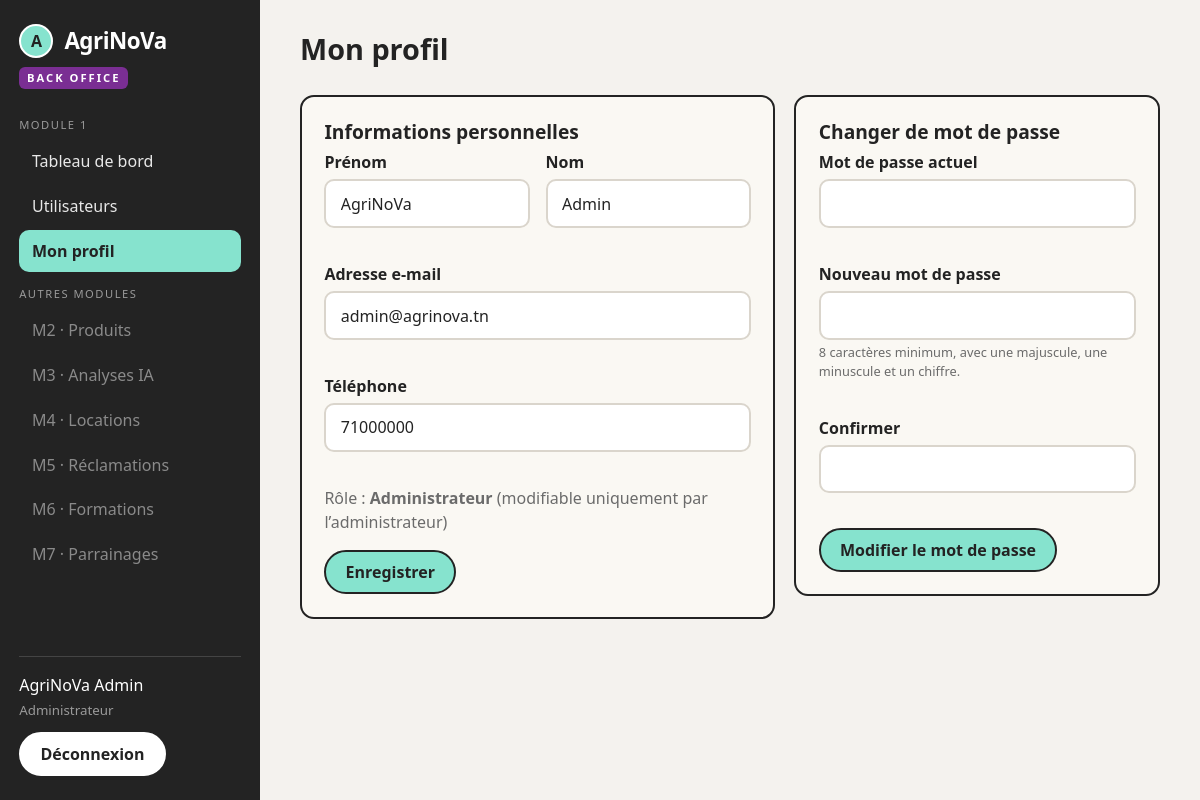
Screenshot of /index.php?action=profile (signed in) with the database file from the repository.
### tables this page shows
CREATE TABLE utilisateur (
    id_utilisateur INT AUTO_INCREMENT PRIMARY KEY,
    nom            VARCHAR(50)  NOT NULL,
    prenom         VARCHAR(50)  NOT NULL,
    email          VARCHAR(150) NOT NULL UNIQUE,
    mot_de_passe   VARCHAR(255) NOT NULL,              
    telephone      VARCHAR(20)  NOT NULL,
    id_role        INT          NOT NULL,
    statut         ENUM('actif', 'bloque') NOT NULL DEFAULT 'actif',
    date_creation  TIMESTAMP    NOT NULL DEFAULT CURRENT_TIMESTAMP,
    CONSTRAINT fk_utilisateur_role FOREIGN KEY (id_role) REFERENCES role(id_role)
);

CREATE TABLE role (
    id_role      INT AUTO_INCREMENT PRIMARY KEY,
    libelle      VARCHAR(30)  NOT NULL UNIQUE,
    description  VARCHAR(255) NOT NULL DEFAULT ''
);

### config/database.php (called while the page is built, shortened)
<?php
class Database
{
    private static ?PDO $pdo = null;
    public static function getConnexion(): PDO
    {
        if (self::$pdo === null) {
            try {
                self::$pdo = new PDO(
                    'mysql:host=' . DB_HOST . ';dbname=' . DB_NAME . ';charset=utf8mb4',
                    DB_USER,
                    DB_PASS,
                    [
                        PDO::ATTR_ERRMODE            => PDO::ERRMODE_EXCEPTION,
                        PDO::ATTR_DEFAULT_FETCH_MODE => PDO::FETCH_ASSOC,
                        PDO::ATTR_EMULATE_PREPARES   => false,
                    ]
                );
            } catch (PDOException $e) {
                error_log('Erreur de connexion BD : ' . $e->getMessage());
                http_response_code(500);
                die('Erreur : impossible de se connecter à la base de données. Vérifiez config/database.php.');
            }
        }
        return self::$pdo;
    }
}

### controllers/AuthController.php (called while the page is built, shortened)
<?php
require_once __DIR__ . '/../config/database.php';
require_once __DIR__ . '/../models/UserModel.php';
class AuthController
{
    private PDO $db;
    public function __construct()
    {
        $this->db = Database::getConnexion();
    }
    public static function currentUserId(): int
    {
        return (int) ($_SESSION['user_id'] ?? 0);
    }
    public function syncSession(): void
    {
        $user = $this->findById(self::currentUserId());
    }
    public function findById(int $id): ?UserModel
    {
        $stmt = $this->db->prepare(self::SELECT_USER . ' WHERE u.id_utilisateur = :id LIMIT 1');
        $stmt->execute(['id' => $id]);
        $row = $stmt->fetch();
        return $row ? UserModel::fromArray($row) : null;
    }
}

### models/UserModel.php (called while the page is built, shortened)
<?php
class UserModel
{
    private string $nom = '';
    private string $prenom = '';
    private string $email = '';
    private string $telephone = '';
    private string $role = '';
    public function getNom(): string { return $this->nom; }
    public function getPrenom(): string { return $this->prenom; }
    public function getEmail(): string { return $this->email; }
    public function getTelephone(): string { return $this->telephone; }
    public function getRole(): string { return $this->role; }
    public function setNom(string $nom): void { $this->nom = $nom; }
    public function setPrenom(string $prenom): void { $this->prenom = $prenom; }
    public function setEmail(string $email): void { $this->email = $email; }
    public function setTelephone(string $telephone): void { $this->telephone = $telephone; }
    public function setRole(string $role): void { $this->role = $role; }
    public static function fromArray(array $row): self
    {
        $user = new self();
        $user->setId((int) ($row['id_utilisateur'] ?? 0));
        $user->setNom((string) ($row['nom'] ?? ''));
        $user->setPrenom((string) ($row['prenom'] ?? ''));
        $user->setEmail((string) ($row['email'] ?? ''));
        $user->setMotDePasse((string) ($row['mot_de_passe'] ?? ''));
        $user->setTelephone((string) ($row['telephone'] ?? ''));
        $user->setIdRole((int) ($row['id_role'] ?? 0));
        $user->setRole((string) ($row['role'] ?? ''));
        $user->setStatut((string) ($row['statut'] ?? 'actif'));
        $user->setDateCreation((string) ($row['date_creation'] ?? ''));
        return $user;
    }
}

### views/profile.php (the view, shortened to what this page needs)
<?php
$values = $old ?: [
    'nom' => $user->getNom(), 'prenom' => $user->getPrenom(),
    'email' => $user->getEmail(), 'telephone' => $user->getTelephone(),
];
?>
<div class="profile-grid">
    <section class="panel">
        <h2>Informations personnelles</h2>
        <form method="post" action="index.php?action=profile" class="js-validate" novalidate>
            <div class="grid-2">
                <div class="field">
                    <label for="prenom">Prénom</label>
                    <input type="text" id="prenom" name="prenom" value="<?= old($values, 'prenom') ?>" class="<?= invalid($errors, 'prenom') ?>" data-rules="required|name" maxlength="50">
                    <?= fieldError($errors, 'prenom') ?>
                </div>
                <div class="field">
                    <label for="nom">Nom</label>
                    <input type="text" id="nom" name="nom" value="<?= old($values, 'nom') ?>" class="<?= invalid($errors, 'nom') ?>" data-rules="required|name" maxlength="50">
                    <?= fieldError($errors, 'nom') ?>
                </div>
            </div>
            <div class="field">
                <label for="email">Adresse e-mail</label>
                <input type="email" id="email" name="email" value="<?= old($values, 'email') ?>" class="<?= invalid($errors, 'email') ?>" data-rules="required|email" maxlength="150">
                <?= fieldError($errors, 'email') ?>
            </div>
            <div class="field">
                <label for="telephone">Téléphone</label>
                <input type="tel" id="telephone" name="telephone" value="<?= old($values, 'telephone') ?>" class="<?= invalid($errors, 'telephone') ?>" data-rules="required|phone" maxlength="20">
                <?= fieldError($errors, 'telephone') ?>
            </div>
            <p class="muted">Rôle : <b><?= e(roleLabel($user->getRole())) ?></b> (modifiable uniquement par l’administrateur)</p>
            <button type="submit" class="btn btn-primary">Enregistrer</button>
        </form>
    </section>
    <section class="panel">
        <h2>Changer de mot de passe</h2>
        <form method="post" action="index.php?action=profile" class="js-validate" novalidate>
            <div class="field">
                <label for="actuel">Mot de passe actuel</label>
                <input type="password" id="actuel" name="actuel" class="<?= invalid($pwdErrors, 'actuel') ?>" data-rules="required" autocomplete="current-password">
                <?= fieldError($pwdErrors, 'actuel') ?>
            </div>
            <div class="field">
                <label for="nouveau">Nouveau mot de passe</label>
                <input type="password" id="nouveau" name="nouveau" class="<?= invalid($pwdErrors, 'nouveau') ?>" data-rules="required|password" autocomplete="new-password">
                <small class="hint">8 caractères minimum, avec une majuscule, une minuscule et un chiffre.</small>
                <?= fieldError($pwdErrors, 'nouveau') ?>
            </div>
            <div class="field">
                <label for="confirmation_mdp">Confirmer</label>
                <input type="password" id="confirmation_mdp" name="confirmation" class="<?= invalid($pwdErrors, 'confirmation') ?>" data-rules="required|match:nouveau" autocomplete="new-password">
                <?= fieldError($pwdErrors, 'confirmation') ?>
            </div>
            <button type="submit" class="btn btn-primary">Modifier le mot de passe</button>
        </form>
    </section>
</div>

### assets/css/style.css (style rules this page uses)
:root { --ink: #232323; --paper: #FAF8F3; --bg: #EFECE7; --mint: #86E3CE; --mint-soft: #CFF3E8; --green: #3E7A55; --lilac: #F4DDF9; --purple: #7A2E93; --red: #C0392B; --red-soft: #FBE3E0; --muted: #6B6B6B; --line: #DAD5CC; --radius: 14px; }
* { box-sizing: border-box; }
body { margin: 0; font-family: "Segoe UI", Roboto, Helvetica, Arial, sans-serif; color: var(--ink); background: var(--bg); line-height: 1.5; }
h1, h2, h3 { margin: 0 0 .4em; line-height: 1.2; }
h2 { font-size: 1.2rem; }
.muted { color: var(--muted); }
.btn { display: inline-block; border: 2px solid var(--ink); border-radius: 999px; padding: .5em 1.2em; font: inherit; font-weight: 600; cursor: pointer; text-decoration: none; color: var(--ink); background: transparent; transition: transform .1s, background .15s; }
.btn-primary { background: var(--mint); }
.field { margin-bottom: 1em; border: 0; padding: 0; min-width: 0; }
.field label, .field legend { display: block; font-weight: 600; margin-bottom: .3em; }
input[type=text], input[type=email], input[type=tel], input[type=password], input[type=search], select { width: 100%; padding: .65em .9em; font: inherit; border: 2px solid var(--line); border-radius: 10px; background: #fff; color: var(--ink); }
.hint { display: block; color: var(--muted); font-size: .8rem; margin-top: .25em; }
.grid-2 { display: grid; grid-template-columns: 1fr 1fr; gap: 0 1em; }
.panel { overflow-x: auto; background: var(--paper); border: 2px solid var(--ink); border-radius: var(--radius); padding: 1.4em; margin-bottom: 1.2em; }
.profile-grid { display: grid; grid-template-columns: 1.3fr 1fr; gap: 1.2em; align-items: start; }
body.admin { display: grid; grid-template-columns: 260px 1fr; min-height: 100vh; background: #F4F2EE; }

### rows the page displays
utilisateur: prenom "AgriNoVa", nom "Admin", email "admin@agrinova.tn", telephone "71000000", id_role.libelle "Administrateur"

### other values shown
$code "M2"
$label "Produits"
$code "M3"
$label "Analyses IA"
$code "M4"
$label "Locations"
$code "M5"
$label "Réclamations"
$code "M6"
$label "Formations"
$code "M7"
$label "Parrainages"
$_SESSION['user_name'] "AgriNoVa Admin"
$title "Mon profil"
